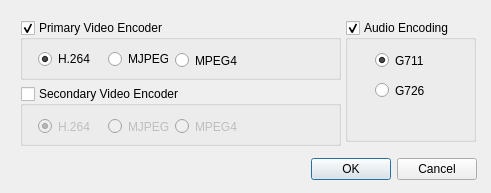
<ui version="4.0" >
 <class>CameraSetupDialog</class>
 <widget class="QDialog" name="CameraSetupDialog" >
  <property name="enabled" >
   <bool>true</bool>
  </property>
  <property name="geometry" >
   <rect>
    <x>0</x>
    <y>0</y>
    <width>491</width>
    <height>193</height>
   </rect>
  </property>
  <property name="windowTitle" >
   <string>Camera Setup</string>
  </property>
  <widget class="QGroupBox" name="audioGroup" >
   <property name="enabled" >
    <bool>true</bool>
   </property>
   <property name="geometry" >
    <rect>
     <x>345</x>
     <y>20</y>
     <width>131</width>
     <height>122</height>
    </rect>
   </property>
   <property name="title" >
    <string>Audio Encoding</string>
   </property>
   <property name="checkable" >
    <bool>true</bool>
   </property>
   <property name="checked" >
    <bool>true</bool>
   </property>
   <widget class="QRadioButton" name="G726Radio" >
    <property name="geometry" >
     <rect>
      <x>30</x>
      <y>60</y>
      <width>61</width>
      <height>21</height>
     </rect>
    </property>
    <property name="text" >
     <string>G726</string>
    </property>
   </widget>
   <widget class="QRadioButton" name="G711Radio" >
    <property name="enabled" >
     <bool>true</bool>
    </property>
    <property name="geometry" >
     <rect>
      <x>30</x>
      <y>30</y>
      <width>61</width>
      <height>21</height>
     </rect>
    </property>
    <property name="text" >
     <string>G711</string>
    </property>
    <property name="checkable" >
     <bool>true</bool>
    </property>
    <property name="checked" >
     <bool>true</bool>
    </property>
   </widget>
  </widget>
  <widget class="QDialogButtonBox" name="buttonBox" >
   <property name="geometry" >
    <rect>
     <x>286</x>
     <y>153</y>
     <width>191</width>
     <height>32</height>
    </rect>
   </property>
   <property name="orientation" >
    <enum>Qt::Horizontal</enum>
   </property>
   <property name="standardButtons" >
    <set>QDialogButtonBox::Cancel|QDialogButtonBox::NoButton|QDialogButtonBox::Ok</set>
   </property>
  </widget>
  <widget class="QGroupBox" name="uiGrpSecondaryVideoEncoder" >
   <property name="geometry" >
    <rect>
     <x>20</x>
     <y>86</y>
     <width>321</width>
     <height>60</height>
    </rect>
   </property>
   <property name="title" >
    <string>Secondary Video Encoder</string>
   </property>
   <property name="checkable" >
    <bool>true</bool>
   </property>
   <property name="checked" >
    <bool>false</bool>
   </property>
   <widget class="QRadioButton" name="uiRadioSecondaryEncJPEG" >
    <property name="geometry" >
     <rect>
      <x>88</x>
      <y>30</y>
      <width>61</width>
      <height>21</height>
     </rect>
    </property>
    <property name="text" >
     <string>MJPEG</string>
    </property>
   </widget>
   <widget class="QRadioButton" name="uiRadioSecondaryEncH264" >
    <property name="geometry" >
     <rect>
      <x>18</x>
      <y>30</y>
      <width>61</width>
      <height>21</height>
     </rect>
    </property>
    <property name="text" >
     <string>H.264</string>
    </property>
    <property name="checked" >
     <bool>true</bool>
    </property>
   </widget>
   <widget class="QRadioButton" name="uiRadioSecondaryEncMPEG4" >
    <property name="geometry" >
     <rect>
      <x>155</x>
      <y>30</y>
      <width>71</width>
      <height>21</height>
     </rect>
    </property>
    <property name="text" >
     <string>MPEG4</string>
    </property>
   </widget>
  </widget>
  <widget class="QGroupBox" name="uiGrpPrimaryVideoEncoder" >
   <property name="geometry" >
    <rect>
     <x>20</x>
     <y>20</y>
     <width>321</width>
     <height>60</height>
    </rect>
   </property>
   <property name="title" >
    <string>Primary Video Encoder</string>
   </property>
   <property name="checkable" >
    <bool>true</bool>
   </property>
   <property name="checked" >
    <bool>true</bool>
   </property>
   <widget class="QRadioButton" name="uiRadioPrimaryEncJPEG" >
    <property name="geometry" >
     <rect>
      <x>88</x>
      <y>30</y>
      <width>60</width>
      <height>18</height>
     </rect>
    </property>
    <property name="text" >
     <string>MJPEG</string>
    </property>
   </widget>
   <widget class="QRadioButton" name="uiRadioPrimaryEncH264" >
    <property name="geometry" >
     <rect>
      <x>18</x>
      <y>30</y>
      <width>60</width>
      <height>18</height>
     </rect>
    </property>
    <property name="text" >
     <string>H.264</string>
    </property>
    <property name="checked" >
     <bool>true</bool>
    </property>
   </widget>
   <widget class="QRadioButton" name="uiRadioPrimaryEncMPEG4" >
    <property name="geometry" >
     <rect>
      <x>155</x>
      <y>30</y>
      <width>71</width>
      <height>21</height>
     </rect>
    </property>
    <property name="text" >
     <string>MPEG4</string>
    </property>
   </widget>
  </widget>
 </widget>
 <tabstops>
  <tabstop>uiRadioPrimaryEncH264</tabstop>
  <tabstop>uiRadioPrimaryEncJPEG</tabstop>
  <tabstop>uiRadioPrimaryEncMPEG4</tabstop>
  <tabstop>uiRadioSecondaryEncH264</tabstop>
  <tabstop>uiRadioSecondaryEncJPEG</tabstop>
  <tabstop>uiRadioSecondaryEncMPEG4</tabstop>
  <tabstop>G711Radio</tabstop>
  <tabstop>G726Radio</tabstop>
  <tabstop>buttonBox</tabstop>
 </tabstops>
 <resources/>
 <connections>
  <connection>
   <sender>buttonBox</sender>
   <signal>accepted()</signal>
   <receiver>CameraSetupDialog</receiver>
   <slot>accept()</slot>
   <hints>
    <hint type="sourcelabel" >
     <x>248</x>
     <y>254</y>
    </hint>
    <hint type="destinationlabel" >
     <x>157</x>
     <y>274</y>
    </hint>
   </hints>
  </connection>
  <connection>
   <sender>buttonBox</sender>
   <signal>rejected()</signal>
   <receiver>CameraSetupDialog</receiver>
   <slot>reject()</slot>
   <hints>
    <hint type="sourcelabel" >
     <x>316</x>
     <y>260</y>
    </hint>
    <hint type="destinationlabel" >
     <x>286</x>
     <y>274</y>
    </hint>
   </hints>
  </connection>
 </connections>
</ui>
